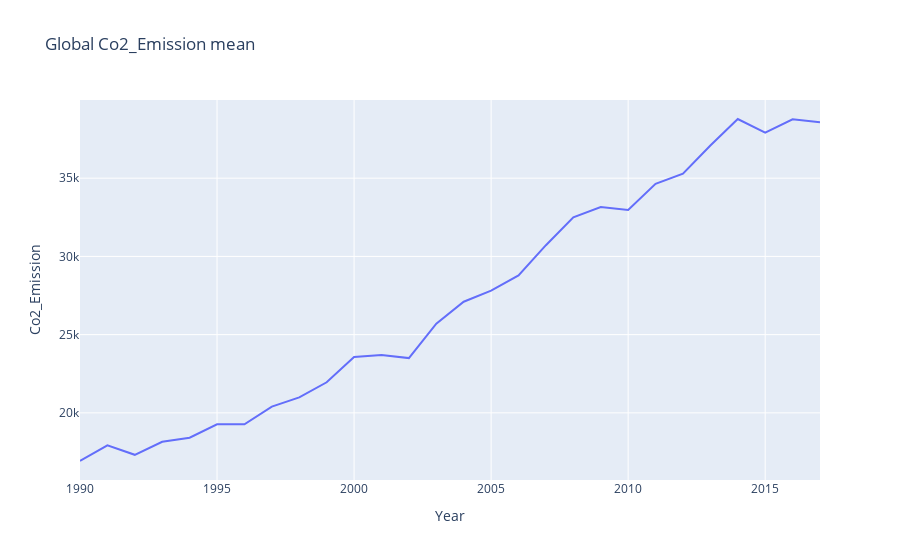

The notebook cell saved with this chart:
### Code cell
ddd = df_co.groupby(['Continent', 'Year']).mean().reset_index()
px.line(ddd[ddd['Continent']=='Africa'],
                        x="Year", 
                        y="Co2_Emission", 
                        title='Global Co2_Emission mean')

### Figure 1 — Plotly figure (JSON) as saved in the notebook; plotly's stock layout.template omitted (floating-point values rounded to 4 significant figures)
{"data": [{"hovertemplate": "Year=%{x}<br>Co2_Emission=%{y}<extra></extra>", "legendgroup": "", "line": {"color": "#636efa", "dash": "solid"}, "mode": "lines", "name": "", "orientation": "v", "showlegend": false, "type": "scatter", "x": [1990, 1991, 1992, 1993, 1994, 1995, 1996, 1997, 1998, 1999, 2000, 2001, 2002, 2003, 2004, 2005, 2006, 2007, 2008, 2009, 2010, 2011, 2012, 2013, 2014, 2015, 2016, 2017], "xaxis": "x", "y": [16924, 17930.0, 17320.0, 18150.0, 18410.0, 19270.0, 19270.0, 20400.0, 20990.0, 21960.0, 23570.0, 23697, 23500, 25700.0, 27110.0, 27820.0, 28790.0, 30720.0, 32503, 33160.0, 32970.0, 34640.0, 35280.0, 37090.0, 38780.0, 37920.0, 38760.0, 38570.0], "yaxis": "y"}], "layout": {"legend": {"tracegroupgap": 0}, "title": {"text": "Global Co2_Emission mean"}, "xaxis": {"anchor": "y", "domain": [0, 1], "title": {"text": "Year"}}, "yaxis": {"anchor": "x", "domain": [0, 1], "title": {"text": "Co2_Emission"}}}}
